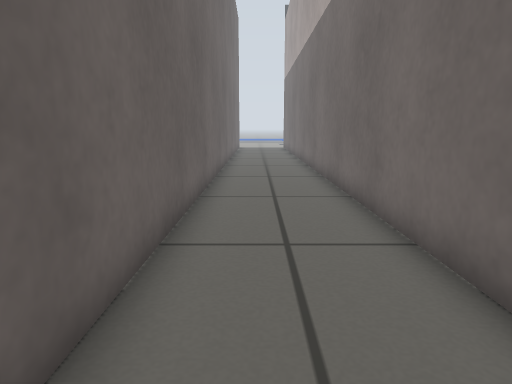
[1] (above)

17 first-person views from a walk through a world built for the Gazebo simulator. The camera is 0.45 m above the floor, tilts 10° down and sees 70° across. The floor is counted in squares, 0.25 m on a side. Each view is taken from the middle of a square. On the plan, view 1 faces up. The plan holds only what a view shows up to about 18 squares ahead; the rest is blank. The place goes on beyond the plan. Some surface patterns are stand-ins.

[2]
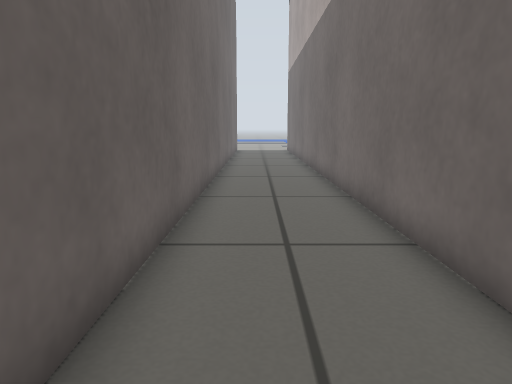

[3]
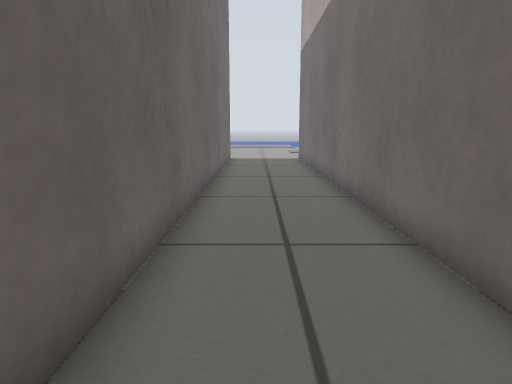

[4]
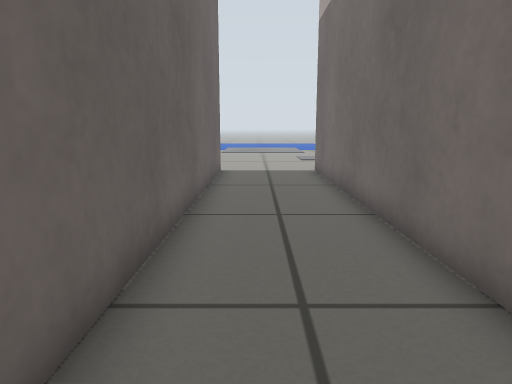

[5]
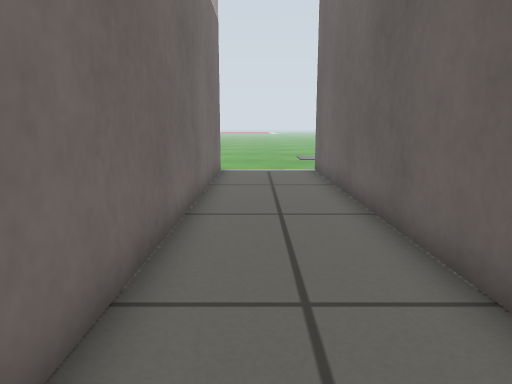

[6]
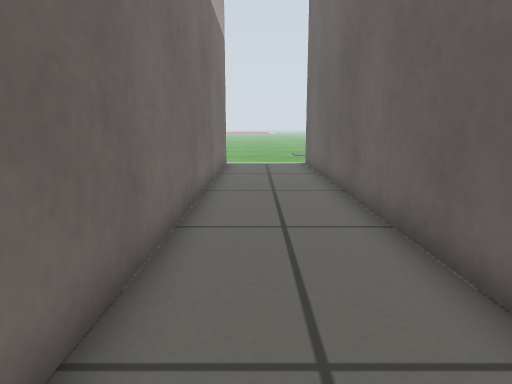

[7]
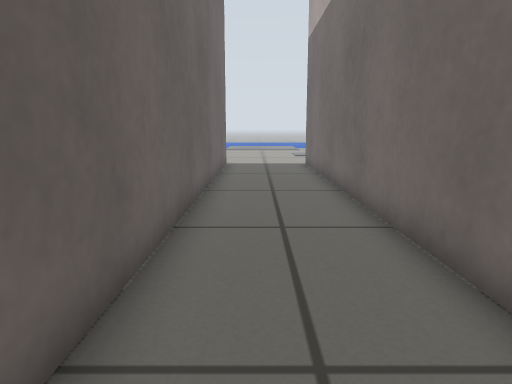

[8]
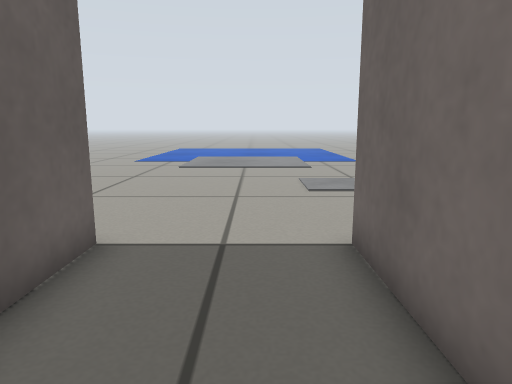

[9]
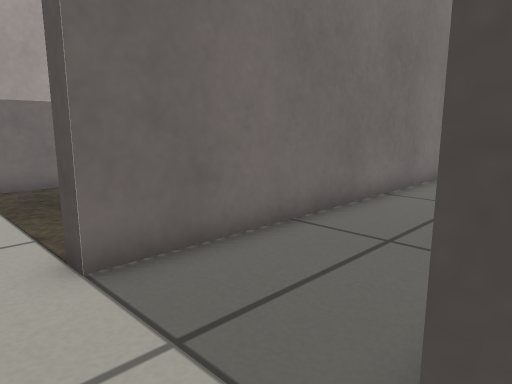

[10]
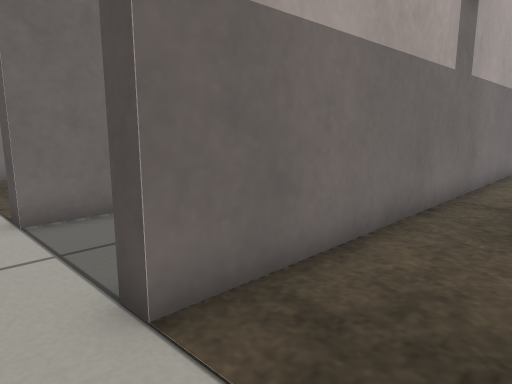

[11]
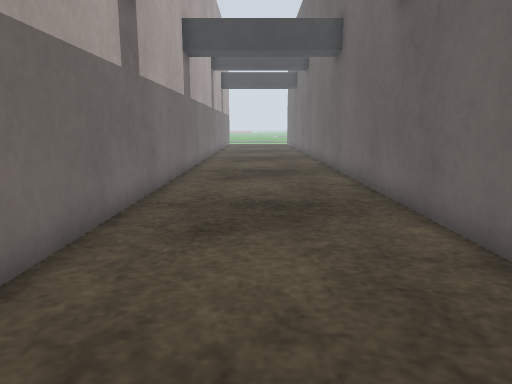

[12]
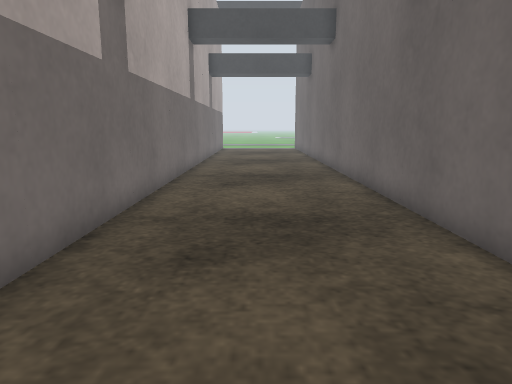

[13]
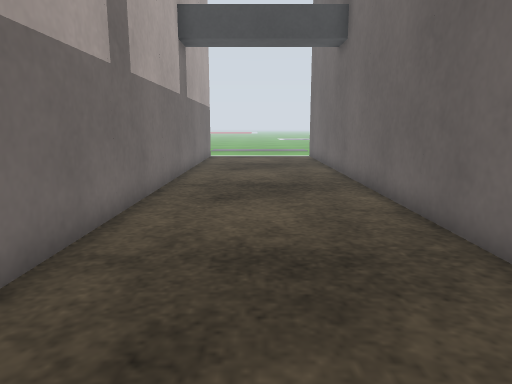

[14]
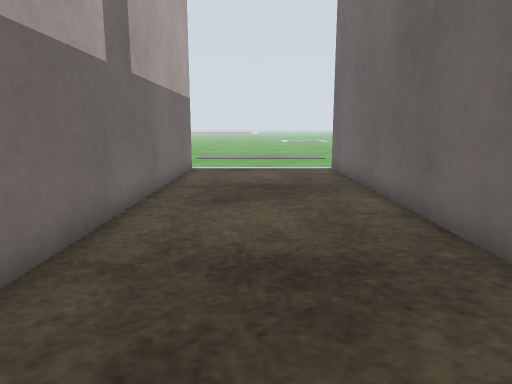

[15]
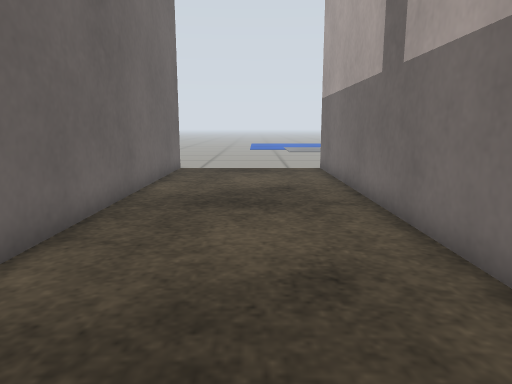

[16]
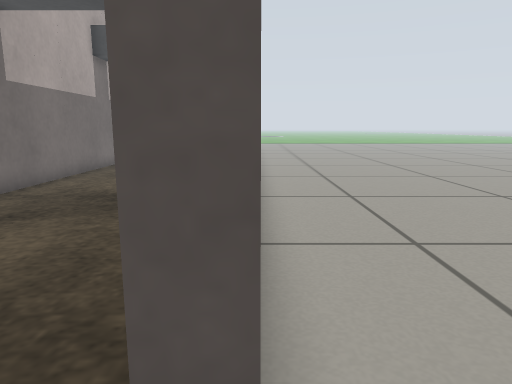

[17]
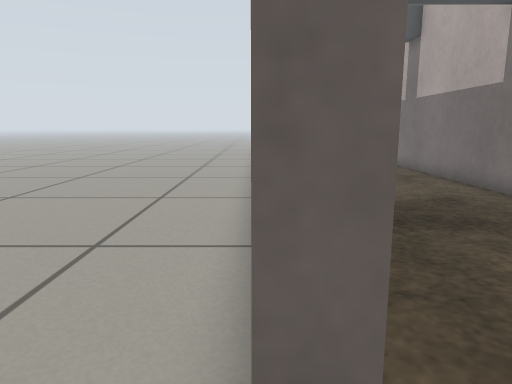

### Floor plan
Points are (right, up) in squares from view 1. A wall is a line through its corners. A room is listed if a view was taken in it or the views show most of it. See-through windows are left out.
Room 1 (views 1, 2, 3, 4, 5, 6, 7, 8, 9)
walls: (-2.1, 33.5) (-1.5, 33.5) (-1.5, -6.5); (2.5, -6.5) (2.5, 33.5)
ways out: opening at (-2, -7.5) to room 2; opening at (-2, 34.5) to room 2; opening at (3, 34.5)
Room 2 (views 10, 11, 12, 13, 14, 15, 16, 17)
walls: (-9.1, 33.5) (-8.4, 33.5) (-8.4, -6.5) (-9.1, -6.5); (-2.1, -6.5) (-2.1, 33.5)
ways out: opening at (-2, -7.5) to room 1; opening at (-2, 34.5) to room 1; opening at (-9, -7.5); opening at (-9, 34.5)

Where each view was taken, in squares from view 1:
view 1: 0 up, 0 right, facing up
view 2: 4 up, 0 right, facing up
view 3: 12 up, 0 right, facing up
view 4: 18 up, 0 right, facing up
view 5: 9 up, 1 right, facing down
view 6: 12 up, 1 right, facing down
view 7: 15 up, 0 right, facing up
view 8: 28 up, 1 right, facing up
view 9: 35 up, 2 left, facing down-right
view 10: 35 up, 5 left, facing down-right
view 11: 34 up, 5 left, facing down
view 12: 26 up, 5 left, facing down
view 13: 17 up, 5 left, facing down
view 14: 10 up, 5 left, facing down
view 15: 17 up, 5 left, facing up
view 16: 35 up, 9 left, facing down
view 17: 8 down, 9 left, facing up
